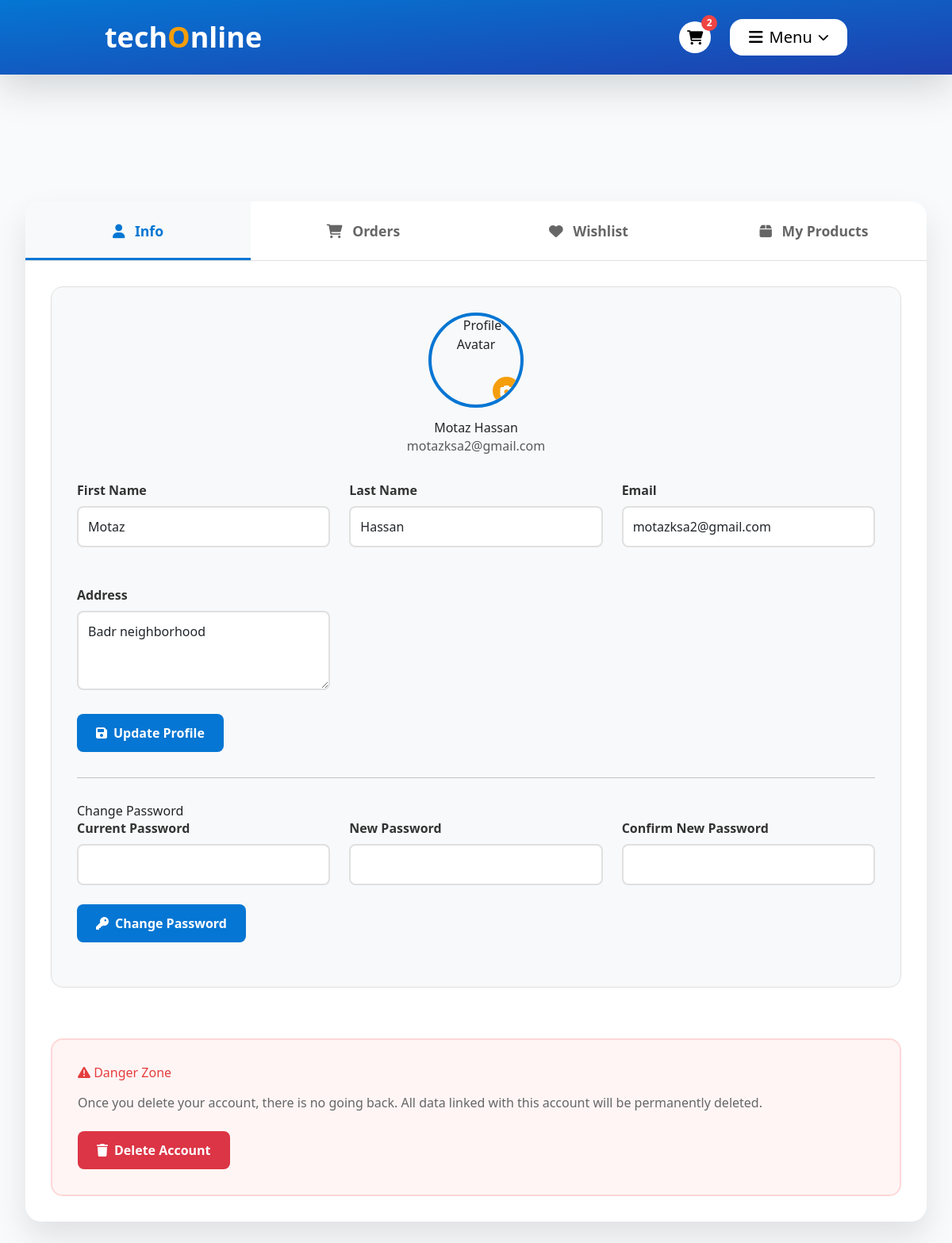
Page /profile (signed in) on the committed database.
### modules/Customer/customer.py (models this page shows)
class Customer(UserMixin, BaseModel, Base):
    __tablename__ = 'customers'
    first_name = Column(String(128), nullable=False)
    last_name = Column(String(128), nullable=False)
    email = Column(String(128), nullable=False, unique=True)
    password = Column(String(128), nullable=False)
    profile_avatar = Column(String(255), default="")  # Store file path or URL
    profile_avatar_filename = Column(String(255))  # Store original filename for management
    order_status = Column(Boolean, default=False)
    address = Column(String(128))
    products = relationship('Product',
                            backref='customer',
                            cascade='delete') #type: ignore
    reviews = relationship('Review', back_populates='customer', cascade='all, delete-orphan')
    @property
    def products(self):
        """Getter for list of all customer products"""
        product_list = []
        all_products = modules.storage.all(Product)
        for product in all_products.values():
            if product.customer_id == self.id:
                product_dict = product.to_dict()
                if product.product_image:
                    product_dict['product_image'] = product.product_image
                else:
                    product_dict['product_image'] = '/static/images/default-product.png'
                product_list.append(product_dict)
        return product_list

### app/blueprints/profile.py (the view)
@profile_bp.route('/customer_profile', methods=['GET'])
@profile_bp.route('/profile', methods=['GET'])
@login_required
def customer_profile():
    print(current_user)
    cart = None
    cart_item_count = 0
    for c in storage.all(Cart).values():
        if c.customer_id == current_user.id:
            cart = c
            break
    if cart:
        cart_item_count = cart.get_item_count()
    user_products = storage.all(Product).values()
    user_products = [p for p in user_products if p.customer_id == current_user.id]
    total_rating = 0
    total_reviews = 0
    for product in user_products:
        product_reviews = [r for r in storage.all(Review).values() if r.product_id == product.id]
        for review in product_reviews:
            total_rating += review.rate
            total_reviews += 1
    average_rating = round(total_rating / total_reviews, 1) if total_reviews > 0 else 0.0
    total_sales = 0
    for product in user_products:
        product_order_items = [oi for oi in storage.all(OrderItem).values() if oi.product_id == product.id]
        for order_item in product_order_items:
            total_sales += order_item.quantity
    return render_template('customer_profile.html',
                         user=current_user,
                         access_token=session.get('access_token'),
                         average_rating=average_rating,
                         total_sales=total_sales,
                         cart_item_count=cart_item_count)

### app/auth.py (called while the page is built)
@login_manager.user_loader
def load_user(user_id):
    return storage.get(Customer, user_id)

### modules/Cart/cart.py (called while the page is built)
    def get_item_count(self):
        return sum(cart_item.quantity for cart_item in self.cart_items)

### modules/baseModel.py (called while the page is built)
    def __str__(self):
        instnace_dict = self.__dict__.copy()
        instnace_dict.pop('_sa_instance_state', None)
        return "[{}] ({}) {}".format(type(self).__name__, self.id, instnace_dict)

### modules/engine/DB_STORAGE.py (called while the page is built)
    def all(self, cls=None):
        if cls is None:
            obj = self.__session.query(Customer).all()
            obj.extend(self.__session.query(Review).all())
            obj.extend(self.__session.query(Category).all())
            obj.extend(self.__session.query(Order).all())
            obj.extend(self.__session.query(OrderItem).all())
            obj.extend(self.__session.query(Product).all())
            obj.extend(self.__session.query(Cart).all())
            obj.extend(self.__session.query(CartItem).all())
        else:
            if type(cls) == str:
                cls = eval(cls)
            obj = self.__session.query(cls)
        return {"{}.{}".format(type(val).__name__, val.id): val for val in obj}

    def get(self, cls, id):
        if type(cls) is str:
            cls = eval(cls)
        all_cls = modules.storage.all(cls)
        for value in all_cls.values():
            if value.id == id:
                return value
        return None

    def close(self):
        self.__session.close()

### app/templates/customer_profile.html (shortened to what this page needs)
<!DOCTYPE html>
<html lang="en">
<head>
    <script src="https://cdn.tailwindcss.com"></script>
    <link rel="stylesheet" href="{{ url_for('static', filename='css/bootstrap.min.css') }}">
    <link rel="stylesheet" href="{{ url_for('static', filename='css/main.css') }}">
    <link rel="stylesheet" href="https://cdnjs.cloudflare.com/ajax/libs/font-awesome/6.0.0/css/all.min.css">
</head>
<body>
    <header class="bg-gradient-to-br from-primary-blue to-secondary-blue text-white py-4 shadow-lg" style="display: block; overflow: visible;">
        <div class="max-w-6xl mx-auto px-8 flex justify-between items-center flex-wrap gap-4">
            <h1 class="text-4xl font-black m-0 cursor-pointer transition-transform duration-300 ease-in-out hover:scale-105">tech<span class="text-accent-orange">O</span>nline</h1>
            <div class="flex items-center gap-4 ml-auto">
                <div class="relative">
                    <a href="{{ url_for('cart.cart') }}" class="flex items-center justify-center w-10 h-10 bg-white bg-opacity-20 hover:bg-opacity-30 text-black rounded-full transition-all duration-300 ease-in-out hover:scale-105">
                        <i class="fas fa-shopping-cart text-lg"></i>
                    </a>
                    <span id="cartBadge" class="absolute -top-2 -right-2 bg-red-500 text-white text-xs font-bold rounded-full h-5 w-5 flex items-center justify-center min-w-[20px] px-1">{{cart_item_count}}</span>
                </div>
                <div class="relative z-[9999]">
                    <button id="headerDropdownBtn" class="flex items-center gap-2 bg-white bg-opacity-20 hover:bg-opacity-30 text-black px-4 py-2 rounded-2xl font-medium transition-all duration-300 ease-in-out">
                        <i class="fas fa-bars text-black"></i>
                        Menu
                        <i class="fas fa-chevron-down text-sm text-black"></i>
                    </button>
                </div>
            </div>
        </div>
    </header>
    <div class="main-container">
        <div class="profile-card">
            <div class="tab-navigation">
                <button class="tab-button active" onclick="switchTab('info')">
                    <i class="fas fa-user"></i> Info
                </button>
                <button class="tab-button" onclick="switchTab('orders')">
                    <i class="fas fa-shopping-cart"></i> Orders
                </button>
                <button class="tab-button" onclick="switchTab('wishlist')">
                    <i class="fas fa-heart"></i> Wishlist
                </button>
                <button class="tab-button" onclick="switchTab('products')">
                    <i class="fas fa-box"></i> My Products
                </button>
            </div>
            <div id="info-tab" class="tab-content active">
                <div class="info-section">
                    <div class="profile-info-card">
                        <div class="profile-avatar-section">
                            <div class="avatar-container" onclick="document.getElementById('avatar-input').click()">
                                <img id="profile-avatar" src="{{ user.profile_avatar or '/static/images/default-avatar.png' }}" alt="Profile Avatar">
                                <button class="avatar-upload">
                                    <i class="fas fa-camera"></i>
                                </button>
                            </div>
                            <h3>{{ user.first_name }} {{ user.last_name }}</h3>
                            <p class="text-muted">{{ user.email }}</p>
                        </div>
                        <form id="profile-form" onsubmit="updateProfile(event)">
                            <div class="form-grid">
                                <div class="form-group">
                                    <label for="first_name">First Name</label>
                                    <input type="text" id="first_name" name="first_name" value="{{ user.first_name }}" required>
                                </div>
                                <div class="form-group">
                                    <label for="last_name">Last Name</label>
                                    <input type="text" id="last_name" name="last_name" value="{{ user.last_name }}" required>
                                </div>
                                <div class="form-group">
                                    <label for="email">Email</label>
                                    <input type="email" id="email" name="email" value="{{ user.email }}" required>
                                </div>
                                <div class="form-group">
                                    <label for="address">Address</label>
                                    <textarea id="address" name="address" rows="3" placeholder="Enter your address">{{ user.address or '' }}</textarea>
                                </div>
                            </div>
                            <div class="form-group">
                                <button type="submit" class="btn btn-primary">
                                    <i class="fas fa-save"></i> Update Profile
                                </button>
                            </div>
                        </form>
                        <hr style="margin: 2rem 0;">
                        <form id="password-form" onsubmit="changePassword(event)">
                            <h4>Change Password</h4>
                            <div class="form-grid">
                                <div class="form-group">
                                    <label for="current_password">Current Password</label>
                                    <input type="password" id="current_password" name="current_password" required>
                                </div>
                                <div class="form-group">
                                    <label for="new_password">New Password</label>
                                    <input type="password" id="new_password" name="new_password" required minlength="6">
                                </div>
                                <div class="form-group">
                                    <label for="confirm_password">Confirm New Password</label>
                                    <input type="password" id="confirm_password" name="confirm_password" required minlength="6">
                                </div>
                            </div>
                            <div class="form-group">
                                <button type="submit" class="btn btn-primary">
                                    <i class="fas fa-key"></i> Change Password
                                </button>
                            </div>
                        </form>
                    </div>
                    <div class="danger-zone">
                        <h3><i class="fas fa-exclamation-triangle"></i> Danger Zone</h3>
                        <p>Once you delete your account, there is no going back. All data linked with this account will be permanently deleted.</p>
                        <button class="btn btn-danger" onclick="confirmDeleteAccount()">
                            <i class="fas fa-trash"></i> Delete Account
                        </button>
                    </div>
                </div>
            </div>
        </div>
    </div>
</body>
</html>

### app/static/css/main.css (style rules this page uses)
:root { --primary-blue: #0576d3; --secondary-blue: #1e40af; --accent-orange: #f59e0b; --success-green: #10b981; --error-red: #ef4444; --neutral-gray: #6b7280; --background: #f8fafc; --white: #ffffff; --black: #1f2937; --main-color: var(--primary-blue); --second-main-color: var(--black); --third-main-color: var(--white); --section-background: var(--background); }
* { padding: 0px; margin: 0px; list-style: none; transition: 0.5s; box-sizing: border-box; }
html { scroll-behavior: smooth; }
body { font-family: 'Segoe UI', Tahoma, Geneva, Verdana, sans-serif; background-color: var(--background); line-height: 1.6; }
header { display: flex; justify-content: space-between; position: relative; overflow: hidden; background-color: var(--primary-blue); color: var(--white); padding: 100px; }
header h1 { font-size: 50px; color: var(--white); margin-bottom: 20px; }
header button { font-size: 20px; padding: 15px 40px; cursor: pointer; background-color: var(--accent-orange); border: none; border-radius: 8px; transition: all 0.3s ease; }

### app/templates/customer_profile.html (style rules this page uses)
body { background: var(--background); font-family: 'Segoe UI', Tahoma, Geneva, Verdana, sans-serif; margin: 0; padding: 0; min-height: 100vh; }
.main-container { max-width: 1200px; margin: 10rem auto 0; padding: 0 2rem 2rem; position: relative; z-index: 1; }
.profile-card { background: var(--white); border-radius: 20px; box-shadow: 0 20px 40px rgba(0,0,0,0.1); overflow: hidden; margin-bottom: 2rem; }
.tab-navigation { display: flex; background: var(--white); border-bottom: 1px solid #e0e0e0; overflow-x: auto; }
.tab-button { flex: 1; padding: 1.5rem 2rem; background: none; border: none; font-size: 1.1rem; font-weight: 600; color: #666; cursor: pointer; transition: all 0.3s ease; position: relative; min-width: 150px; }
.tab-button.active { color: var(--primary-blue); background: #f8f9fa; }
.tab-button.active::after { content: ''; position: absolute; bottom: 0; left: 0; right: 0; height: 3px; background: var(--primary-blue); }
.tab-button i { margin-right: 0.5rem; }
.tab-content { display: none; padding: 2rem; animation: fadeIn 0.3s ease; }
.tab-content.active { display: block; }
.info-section { display: grid; gap: 2rem; }
.profile-info-card { background: #f8f9fa; border-radius: 15px; padding: 2rem; border: 1px solid #e0e0e0; }
.profile-avatar-section { text-align: center; margin-bottom: 2rem; }
.avatar-container { width: 120px; height: 120px; border-radius: 50%; overflow: hidden; border: 4px solid var(--primary-blue); margin: 0 auto 1rem; position: relative; cursor: pointer; transition: transform 0.3s ease; }
.avatar-container img { width: 100%; height: 100%; object-fit: cover; }
.avatar-upload { position: absolute; bottom: 0; right: 0; background: var(--accent-orange); color: var(--white); border: none; border-radius: 50%; width: 35px; height: 35px; display: flex; align-items: center; justify-content: center; cursor: pointer; transition: background 0.3s ease; }
.form-grid { display: grid; grid-template-columns: repeat(auto-fit, minmax(300px, 1fr)); gap: 1.5rem; }
.form-group { margin-bottom: 1.5rem; }
.form-group label { display: block; margin-bottom: 0.5rem; font-weight: 600; color: #333; }
.form-group input, .form-group textarea { width: 100%; padding: 0.75rem; border: 2px solid #e0e0e0; border-radius: 8px; font-size: 1rem; transition: border-color 0.3s ease; }
.btn { padding: 0.75rem 1.5rem; border: none; border-radius: 8px; font-size: 1rem; font-weight: 600; cursor: pointer; transition: all 0.3s ease; text-decoration: none; display: inline-flex; align-items: center; gap: 0.5rem; }
.btn-primary { background: var(--primary-blue); color: var(--white); }
.btn-danger { background: #dc3545; color: var(--white); }
.danger-zone { background: #fff5f5; border: 2px solid #fed7d7; border-radius: 15px; padding: 2rem; margin-top: 2rem; }
.danger-zone h3 { color: #e53e3e; margin-bottom: 1rem; }
.danger-zone p { color: #666; margin-bottom: 1.5rem; }

### rows in the picture
Customer: first_name "Motaz", last_name "Hassan", email "motazksa2@gmail.com", address "Badr neighborhood"

### other values in the picture
{{ cart_item_count }} "2"
